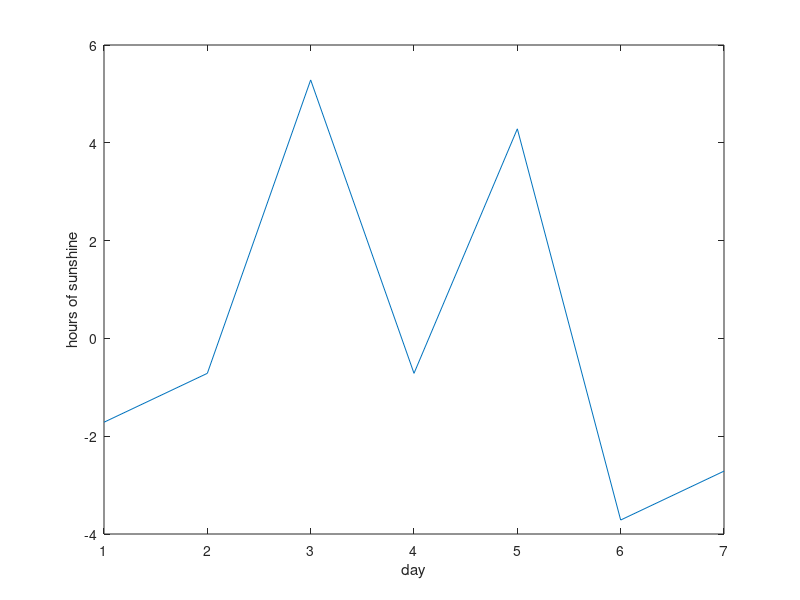

This figure's MATLAB source:
% entering the numbers, let's create variable x:
x=[2 3 9 3 8 0 1]
% equivalent: x=[2,3,9,3,8,0,1] NOT equivalent:
% x=[2;3;9;3;8;0;1]

% the sum:
sum_x=sum(x);

% the mean:
mean_x=sum_x/numel(x)
% equivalent and shorter:
mean_x=mean(x)

% transposing arrays is one of the most important
% and short commands in Matlab:
x=x'
% note that we can 're-use' variable name x 

% generating a copy in the neighboring right
% column: there are (at least) three ways to do
% that. Number one..
xx=[x x]
% ..two (which is essentially the same command,
% namely a 'concatenation')..
xx=cat(2,x,x)
% ..and three
xx=repmat(x,1,2)

% subtract the mean, but only from the new column:
xx(:,2)=xx(:,2)-mean_x

% the plot:
plot(xx(:,2))
xlabel('day')
ylabel('hours of sunshine')

% repeating steps 7 and 8, computing the median
% instead of the mean:
xx_2=[x x]
% note that here we compute the median 'on the
% fly', without assigning an extra variable to it.
% this is one of the essences of Matlab: you may
% combine as many commands or nest them into each
% other as you like 
xx_2(:,2)=xx_2(:,2)-median(x)

% place new variable xx_2 'behind' old
% variable xx, thus generating a 3D array:
% now we have to use the 'cat' command
quadruple_x=cat(3,xx,xx_2)
% note that 3D variables are not (easily)
% generated in spreadsheets

% generating one million copies of the
% median-subtracted column:
bigX=repmat(xx_2(:,2),1e6,1);
% note: 
% - 1e6 is short for 1000000, it means 'one times
% ten to the power of 6' 
% - this operation results in an array of 7
% million numbers, occupying ~56 MB of workspace.
% 56 MB is not that much, but dealing with large
% numbers of numbers is awkward or impossible in
% spreadsheets because they are simply not made
% for that. In Matlab, there are also limitations
% as to the size of variables, but they are much
% higher than those of typical spreadsheets


